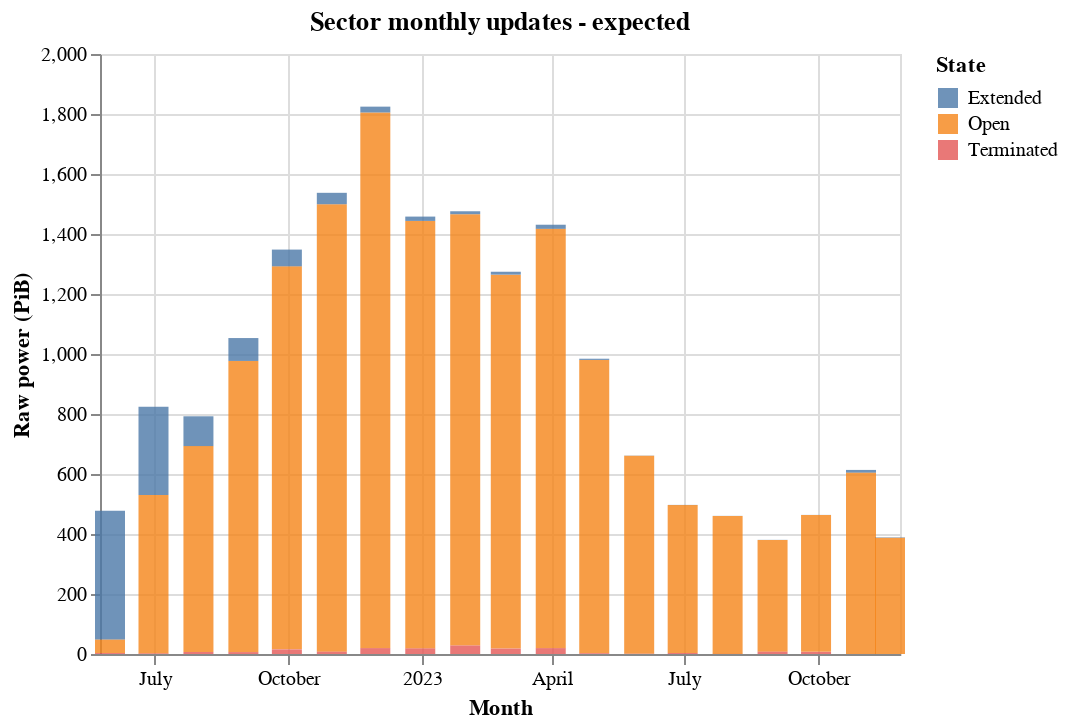

The cell this chart's notebook holds for it:
### Markdown cell above
#### 3.2 Montly sector updates

Once again, looking at monthly aggregates, gives us a smoother picture:

### Code cell
source = (
    month_df[month_df["Date"]>=pd.Timestamp('2022-05-27T01:00:00.000000+0000')]
    .melt(id_vars=["Date"], value_vars=["Open", "Extended", "Terminated"])
)
alt.Chart(source).mark_bar(size=15, opacity=0.8).encode(
    x=alt.X('Date:T', title="Month"),
    y=alt.Y('value:Q', title="Raw power (PiB)"),
    color=alt.Color('variable:N', legend=alt.Legend(title="State"))
).properties(
    width=400, height=300, title="Sector monthly updates - expected"
)

### Figure 1 — Vega-Lite specification as saved in the notebook (floating-point values rounded to 4 significant figures)
{"$schema": "https://vega.github.io/schema/vega-lite/v4.17.0.json", "config": {"view": {"continuousHeight": 300, "continuousWidth": 400}}, "data": {"name": "data-752bdd37e2b97a5305243bae1b131141"}, "datasets": {"data-752bdd37e2b97a5305243bae1b131141": [{"Date": "2022-05-31T00:00:00+00:00", "value": 45.32, "variable": "Open"}, {"Date": "2022-06-30T00:00:00+00:00", "value": 528.3, "variable": "Open"}, {"Date": "2022-07-31T00:00:00+00:00", "value": 686.4, "variable": "Open"}, {"Date": "2022-08-31T00:00:00+00:00", "value": 970.6, "variable": "Open"}, {"Date": "2022-09-30T00:00:00+00:00", "value": 1277.0, "variable": "Open"}, {"Date": "2022-10-31T00:00:00+00:00", "value": 1492.0, "variable": "Open"}, {"Date": "2022-11-30T00:00:00+00:00", "value": 1786.0, "variable": "Open"}, {"Date": "2022-12-31T00:00:00+00:00", "value": 1425.0, "variable": "Open"}, {"Date": "2023-01-31T00:00:00+00:00", "value": 1438.0, "variable": "Open"}, {"Date": "2023-02-28T00:00:00+00:00", "value": 1246.0, "variable": "Open"}, {"Date": "2023-03-31T00:00:00+00:00", "value": 1398.0, "variable": "Open"}, {"Date": "2023-04-30T00:00:00+00:00", "value": 977.7, "variable": "Open"}, {"Date": "2023-05-31T00:00:00+00:00", "value": 660.4, "variable": "Open"}, {"Date": "2023-06-30T00:00:00+00:00", "value": 493.1, "variable": "Open"}, {"Date": "2023-07-31T00:00:00+00:00", "value": 459.9, "variable": "Open"}, {"Date": "2023-08-31T00:00:00+00:00", "value": 372.7, "variable": "Open"}, {"Date": "2023-09-30T00:00:00+00:00", "value": 456.4, "variable": "Open"}, {"Date": "2023-10-31T00:00:00+00:00", "value": 604.5, "variable": "Open"}, {"Date": "2023-11-20T00:00:00+00:00", "value": 387.5, "variable": "Open"}, {"Date": "2022-05-31T00:00:00+00:00", "value": 428.7, "variable": "Extended"}, {"Date": "2022-06-30T00:00:00+00:00", "value": 293.8, "variable": "Extended"}, {"Date": "2022-07-31T00:00:00+00:00", "value": 99.34, "variable": "Extended"}, {"Date": "2022-08-31T00:00:00+00:00", "value": 76.36, "variable": "Extended"}, {"Date": "2022-09-30T00:00:00+00:00", "value": 55.79, "variable": "Extended"}, {"Date": "2022-10-31T00:00:00+00:00", "value": 38.03, "variable": "Extended"}, {"Date": "2022-11-30T00:00:00+00:00", "value": 19.47, "variable": "Extended"}, {"Date": "2022-12-31T00:00:00+00:00", "value": 14.48, "variable": "Extended"}, {"Date": "2023-01-31T00:00:00+00:00", "value": 9.805, "variable": "Extended"}, {"Date": "2023-02-28T00:00:00+00:00", "value": 9.653, "variable": "Extended"}, {"Date": "2023-03-31T00:00:00+00:00", "value": 13.68, "variable": "Extended"}, {"Date": "2023-04-30T00:00:00+00:00", "value": 4.04, "variable": "Extended"}, {"Date": "2023-05-31T00:00:00+00:00", "value": 0.5961, "variable": "Extended"}, {"Date": "2023-06-30T00:00:00+00:00", "value": 0.5453, "variable": "Extended"}, {"Date": "2023-07-31T00:00:00+00:00", "value": 0.3534, "variable": "Extended"}, {"Date": "2023-08-31T00:00:00+00:00", "value": 0.4262, "variable": "Extended"}, {"Date": "2023-09-30T00:00:00+00:00", "value": 0.2668, "variable": "Extended"}, {"Date": "2023-10-31T00:00:00+00:00", "value": 8.932, "variable": "Extended"}, {"Date": "2023-11-20T00:00:00+00:00", "value": 1.421, "variable": "Extended"}, {"Date": "2022-05-31T00:00:00+00:00", "value": 3.22, "variable": "Terminated"}, {"Date": "2022-06-30T00:00:00+00:00", "value": 2.021, "variable": "Terminated"}, {"Date": "2022-07-31T00:00:00+00:00", "value": 6.67, "variable": "Terminated"}, {"Date": "2022-08-31T00:00:00+00:00", "value": 6.231, "variable": "Terminated"}, {"Date": "2022-09-30T00:00:00+00:00", "value": 15.43, "variable": "Terminated"}, {"Date": "2022-10-31T00:00:00+00:00", "value": 7.672, "variable": "Terminated"}, {"Date": "2022-11-30T00:00:00+00:00", "value": 19.57, "variable": "Terminated"}, {"Date": "2022-12-31T00:00:00+00:00", "value": 18.64, "variable": "Terminated"}, {"Date": "2023-01-31T00:00:00+00:00", "value": 28.36, "variable": "Terminated"}, {"Date": "2023-02-28T00:00:00+00:00", "value": 18.07, "variable": "Terminated"}, {"Date": "2023-03-31T00:00:00+00:00", "value": 19.53, "variable": "Terminated"}, {"Date": "2023-04-30T00:00:00+00:00", "value": 2.556, "variable": "Terminated"}, {"Date": "2023-05-31T00:00:00+00:00", "value": 0.7646, "variable": "Terminated"}, {"Date": "2023-06-30T00:00:00+00:00", "value": 3.279, "variable": "Terminated"}, {"Date": "2023-07-31T00:00:00+00:00", "value": 0.3419, "variable": "Terminated"}, {"Date": "2023-08-31T00:00:00+00:00", "value": 7.667, "variable": "Terminated"}, {"Date": "2023-09-30T00:00:00+00:00", "value": 7.096, "variable": "Terminated"}, {"Date": "2023-10-31T00:00:00+00:00", "value": 0.1141, "variable": "Terminated"}, {"Date": "2023-11-20T00:00:00+00:00", "value": 0.06021, "variable": "Terminated"}]}, "encoding": {"color": {"field": "variable", "legend": {"title": "State"}, "type": "nominal"}, "x": {"field": "Date", "title": "Month", "type": "temporal"}, "y": {"field": "value", "title": "Raw power (PiB)", "type": "quantitative"}}, "height": 300, "mark": {"opacity": 0.8, "size": 15, "type": "bar"}, "title": "Sector monthly updates - expected", "width": 400}
